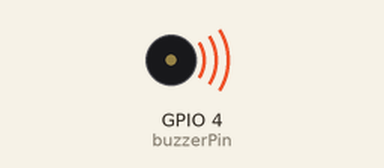
Simulated run of this sketch. Board: ESP32-S3. Shown: buzzer (waves = sounding).

Above: at 0.2 s.
Timing chart, 0 to 3.0 s (numbered marks = the images above):
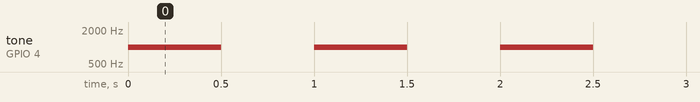

The sketch:

buzzer_core1.ino
```cpp
int buzzerPin = 4;
int CORE_ID = 1;

void buzzerTask(void *pvParameters) {
  pinMode(buzzerPin, OUTPUT);
  while (1) {
    tone(buzzerPin, 1000); // bunyi 1kHz
    vTaskDelay(500 / portTICK_PERIOD_MS);
    noTone(buzzerPin);
    vTaskDelay(500 / portTICK_PERIOD_MS);
  }
}

void setup() {
  xTaskCreatePinnedToCore(buzzerTask, "Buzzer Task", 2048, NULL, 1, NULL, CORE_ID); // Core 1
}

void loop() {}
```

Measured:
- by itself, tone on GPIO 4 (buzzerPin): alternates 1000 Hz for 0.50 s and silent for 0.50 s
